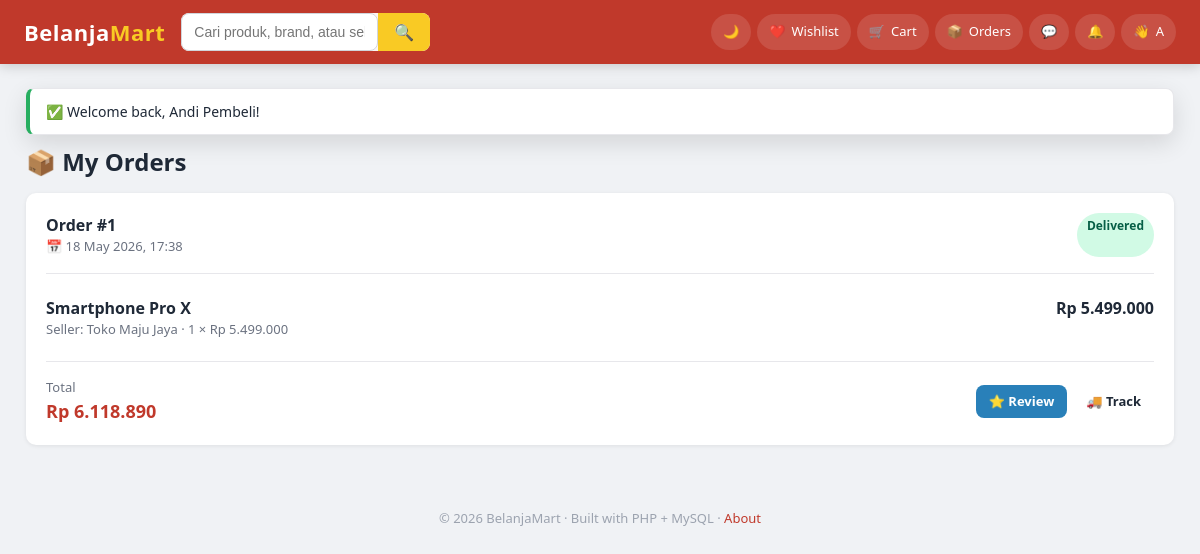
The app's page /pages/orders.php (signed in) with its own data.
### tables this page shows
CREATE TABLE orders (
    order_id        INT AUTO_INCREMENT PRIMARY KEY,
    user_id         INT NOT NULL,                        
    address_id      INT NULL,
    order_date      TIMESTAMP DEFAULT CURRENT_TIMESTAMP,
    status          ENUM('pending','paid','processing','shipped','delivered','cancelled')
                       NOT NULL DEFAULT 'pending',
    payment_status  ENUM('unpaid','held','released','refunded') NOT NULL DEFAULT 'unpaid',
    payment_method  VARCHAR(40) DEFAULT 'simulation',
    subtotal        DECIMAL(14,2) NOT NULL DEFAULT 0,
    shipping_fee    DECIMAL(14,2) NOT NULL DEFAULT 0,
    tax_amount      DECIMAL(14,2) NOT NULL DEFAULT 0,
    total_amount    DECIMAL(14,2) NOT NULL DEFAULT 0,
    currency_code   CHAR(3) NOT NULL DEFAULT 'IDR',
    exchange_rate   DECIMAL(18,6) NOT NULL DEFAULT 1,     
    tracking_number VARCHAR(100) DEFAULT NULL,
    courier         VARCHAR(60)  DEFAULT NULL,
    shipped_at      TIMESTAMP NULL,
    delivered_at    TIMESTAMP NULL,
    cancelled_at    TIMESTAMP NULL,
    notes           TEXT,
    FOREIGN KEY (user_id)       REFERENCES users(user_id),
    FOREIGN KEY (address_id)    REFERENCES addresses(address_id) ON DELETE SET NULL,
    FOREIGN KEY (currency_code) REFERENCES currencies(currency_code),
    INDEX idx_status (status),
    INDEX idx_user_date (user_id, order_date)
);

CREATE TABLE order_items (
    order_item_id INT AUTO_INCREMENT PRIMARY KEY,
    order_id      INT NOT NULL,
    product_id    INT NOT NULL,
    seller_id     INT NOT NULL,
    quantity      INT NOT NULL DEFAULT 1,
    price         DECIMAL(12,2) NOT NULL,         
    FOREIGN KEY (order_id)   REFERENCES orders(order_id)   ON DELETE CASCADE,
    FOREIGN KEY (product_id) REFERENCES products(product_id),
    FOREIGN KEY (seller_id)  REFERENCES users(user_id)
);

CREATE TABLE products (
    product_id     INT AUTO_INCREMENT PRIMARY KEY,
    seller_id      INT NOT NULL,                     
    category_id    INT,
    product_name   VARCHAR(180) NOT NULL,
    description    TEXT,
    price          DECIMAL(12,2) NOT NULL,           
    currency_code  CHAR(3) NOT NULL DEFAULT 'IDR',
    stock          INT NOT NULL DEFAULT 0,
    image          VARCHAR(255) DEFAULT NULL,
    weight_grams   INT NOT NULL DEFAULT 500,
    is_active      TINYINT(1) NOT NULL DEFAULT 1,
    average_rating DECIMAL(3,2) NOT NULL DEFAULT 0,
    total_reviews  INT NOT NULL DEFAULT 0,
    total_sold     INT NOT NULL DEFAULT 0,
    views          INT NOT NULL DEFAULT 0,
    created_at     TIMESTAMP DEFAULT CURRENT_TIMESTAMP,
    updated_at     TIMESTAMP DEFAULT CURRENT_TIMESTAMP ON UPDATE CURRENT_TIMESTAMP,
    FOREIGN KEY (seller_id)     REFERENCES users(user_id) ON DELETE CASCADE,
    FOREIGN KEY (category_id)   REFERENCES categories(category_id) ON DELETE SET NULL,
    FOREIGN KEY (currency_code) REFERENCES currencies(currency_code),
    INDEX idx_seller   (seller_id),
    INDEX idx_category (category_id),
    INDEX idx_active   (is_active),
    FULLTEXT KEY ft_name_desc (product_name, description)
);

CREATE TABLE seller_profiles (
    user_id        INT PRIMARY KEY,
    shop_name      VARCHAR(120) NOT NULL,
    description    TEXT,
    banner         VARCHAR(255) DEFAULT NULL,
     
    avg_rating         DECIMAL(3,2)  NOT NULL DEFAULT 0,
    total_reviews      INT NOT NULL DEFAULT 0,
    total_sales        INT NOT NULL DEFAULT 0,         
    total_cancellations INT NOT NULL DEFAULT 0,
    response_time_min  INT NOT NULL DEFAULT 0,         
    cancellation_rate  DECIMAL(5,2) NOT NULL DEFAULT 0,    
    delivery_success_rate DECIMAL(5,2) NOT NULL DEFAULT 100,
    is_verified        TINYINT(1) NOT NULL DEFAULT 0,
    FOREIGN KEY (user_id) REFERENCES users(user_id) ON DELETE CASCADE
);

CREATE TABLE currencies (
    currency_code  CHAR(3) PRIMARY KEY,             
    symbol         VARCHAR(8)   NOT NULL,
    name           VARCHAR(60)  NOT NULL,
     
    rate_to_usd    DECIMAL(18,6) NOT NULL DEFAULT 1,
    updated_at     TIMESTAMP DEFAULT CURRENT_TIMESTAMP ON UPDATE CURRENT_TIMESTAMP
);

### pages/orders.php (called while the page is built)
<?php
require_once __DIR__ . '/../backend/config/bootstrap.php';
require __DIR__ . '/../frontend/pages/buyer/orders.php';

### backend/config/bootstrap.php (called while the page is built, shortened)
<?php
if (!defined('BM_BOOTSTRAPPED')) {
    $cfg = $GLOBALS['BM_CONFIG'];
    spl_autoload_register(function ($class) {
        $roots = [
            __DIR__ . '/../core/',
            __DIR__ . '/../models/',
            __DIR__ . '/../services/',
            __DIR__ . '/../controllers/',
            __DIR__ . '/../middleware/',
        ];
        foreach ($roots as $root) {
            $file = $root . $class . '.php';
            if (is_file($file)) {
                return;
            }
        }
    });
    foreach (['uploads', 'chat', 'logs'] as $key) {
        $path = $cfg['storage'][$key] ?? null;
        if ($path && !is_dir($path)) {
            @mkdir($path, 0777, true);
        }
    }
    require_once __DIR__ . '/../core/helpers.php';
}

### backend/core/Database.php (called while the page is built, shortened)
<?php
class Database
{
    private static ?PDO $pdo = null;
    public static function pdo(): PDO
    {
        if (self::$pdo instanceof PDO) {
            return self::$pdo;
        }
        $cfg  = config('db');
        $dsn  = sprintf(
            'mysql:host=%s;port=%d;dbname=%s;charset=%s',
            $cfg['host'], $cfg['port'], $cfg['database'], $cfg['charset']
        );
        try {
            self::$pdo = new PDO($dsn, $cfg['username'], $cfg['password'], [
                PDO::ATTR_ERRMODE            => PDO::ERRMODE_EXCEPTION,
                PDO::ATTR_DEFAULT_FETCH_MODE => PDO::FETCH_ASSOC,
                PDO::ATTR_EMULATE_PREPARES   => false,
            ]);
        } catch (PDOException $e) {
            http_response_code(500);
            die('Database connection failed: ' . $e->getMessage());
        }
        return self::$pdo;
    }
    public static function run(string $sql, array $params = []): PDOStatement
    {
        $stmt = self::pdo()->prepare($sql);
        $stmt->execute($params);
        return $stmt;
    }
    public static function all(string $sql, array $params = []): array
    {
        return self::run($sql, $params)->fetchAll();
    }
}

### backend/models/OrderModel.php (called while the page is built, shortened)
<?php
class OrderModel
{
    public static function items(int $orderId): array
    {
        return Database::all("
            SELECT oi.*, p.product_name, p.image, sp.shop_name,
                   u.name AS seller_name,
                   (oi.quantity * oi.price) AS subtotal,
                   (SELECT COUNT(*) FROM reviews r WHERE r.order_item_id = oi.order_item_id) AS has_review
            FROM order_items oi
            JOIN products p ON oi.product_id = p.product_id
            JOIN users u    ON oi.seller_id  = u.user_id
            LEFT JOIN seller_profiles sp ON sp.user_id = u.user_id
            WHERE oi.order_id = ?
        ", [$orderId]);
    }
    public static function forBuyer(int $userId): array
    {
        return Database::all("
            SELECT o.*,
                   (SELECT COUNT(*) FROM order_items oi WHERE oi.order_id = o.order_id) AS item_count
            FROM orders o
            WHERE o.user_id = ?
            ORDER BY o.order_date DESC
        ", [$userId]);
    }
}

### backend/core/Currency.php (called while the page is built, shortened)
<?php
class Currency
{
    private static array $cache = [];
    public static function load(): array
    {
        if (!empty(self::$cache)) return self::$cache;
        $rows = Database::all("SELECT * FROM currencies");
        foreach ($rows as $r) self::$cache[$r['currency_code']] = $r;
        return self::$cache;
    }
    public static function symbol(string $code): string
    {
        $all = self::load();
        return $all[$code]['symbol'] ?? $code;
    }
    public static function format(float $amount, string $code): string
    {
        $sym = self::symbol($code);
        $decimals = in_array($code, ['IDR', 'JPY'], true) ? 0 : 2;
        return $sym . ' ' . number_format($amount, $decimals, ',', '.');
    }
}

### frontend/pages/buyer/orders.php (the view, shortened to what this page needs)
<?php
require_once __DIR__ . '/../../../backend/config/bootstrap.php';
$user = current_user();
$orders = OrderModel::forBuyer((int) $user['user_id']);
?>
<h2 class="mb-2">📦 My Orders</h2>
<?php if (empty($orders)): ?>
    <div class="card center" style="padding:50px; flex-direction:column;">
        <div style="font-size:50px;">📭</div>
        <p class="text-muted">No orders yet.</p>
        <a class="btn btn-primary" href="<?= base_url('/frontend/pages/buyer/home.php') ?>">Start shopping</a>
    </div>
<?php else: foreach ($orders as $o):
    $items    = OrderModel::items((int) $o['order_id']);
    $tracking = OrderModel::tracking((int) $o['order_id']);
?>
<div class="card mb-2">
    <div class="row" style="justify-content:space-between; flex-wrap:wrap;">
        <div>
            <div class="fw-bold">Order #<?= (int) $o['order_id'] ?></div>
            <div class="text-muted fs-13">📅 <?= date('d M Y, H:i', strtotime($o['order_date'])) ?></div>
        </div>
        <span class="status status-<?= e($o['status']) ?>"><?= e(ucfirst($o['status'])) ?></span>
    </div>
    <div class="divider"></div>
    <?php foreach ($items as $it): ?>
        <div class="row" style="justify-content:space-between; padding:6px 0;">
            <div>
                <div class="fw-600"><?= e($it['product_name']) ?></div>
                <div class="text-muted fs-13">Seller: <?= e($it['shop_name'] ?? $it['seller_name']) ?> · <?= (int) $it['quantity'] ?> × <?= Currency::format((float) $it['price'], $o['currency_code']) ?></div>
            </div>
            <div class="fw-bold"><?= Currency::format((float) $it['subtotal'], $o['currency_code']) ?></div>
        </div>
    <?php endforeach; ?>
    <div class="divider"></div>
    <div class="row" style="justify-content:space-between; align-items:center;">
        <div>
            <div class="fs-13 text-muted">Total</div>
            <div class="fw-bold" style="color:var(--color-primary); font-size:18px;"><?= Currency::format((float) $o['total_amount'], $o['currency_code']) ?></div>
        </div>
        <div class="row" style="gap:6px;">
            <?php if ($o['status'] === 'delivered'): ?>
                <?php foreach ($items as $it): ?>
                    <?php if (empty($it['has_review'])): ?>
                        <a class="btn btn-info btn-sm"
                           href="<?= base_url('/frontend/pages/shared/review.php?order_item_id=' . (int) $it['order_item_id']) ?>">
                            ⭐ Review
                        </a>
                    <?php endif; ?>
                <?php endforeach; ?>
            <?php endif; ?>
            <?php if (!empty($tracking)): ?>
                <button class="btn btn-ghost btn-sm" data-modal-open="trackModal-<?= (int) $o['order_id'] ?>">🚚 Track</button>
            <?php endif; ?>
        </div>
    </div>
</div>
<?php endforeach; endif; ?>

### frontend/assets/css/style.css (style rules this page uses)
:root { --color-primary: #c0392b; --color-primary-hover: #a93226; --color-accent: #f9ca24; --color-success: #27ae60; --color-warning: #e67e22; --color-danger: #e74c3c; --color-info: #2980b9; --bg-body: #f0f2f5; --bg-surface: #ffffff; --bg-muted: #f8f9fa; --bg-elevated: #ffffff; --border: #e7e7eb; --border-strong: #d1d5db; --text: #1f2937; --text-muted: #6b7280; --text-soft: #9ca3af; --shadow-sm: 0 1px 2px rgba(0,0,0,.06); --shadow: 0 1px 4px rgba(0,0,0,.08); --shadow-lg: 0 8px 24px rgba(0,0,0,.12); --radius-sm: 6px; --radius: 10px; --radius-lg: 16px; --transition: 200ms cubic-bezier(.4,0,.2,1); --topbar-h: 64px; }
*, *::before, *::after { box-sizing: border-box; }
html, body { margin: 0; padding: 0; }
body { font-family: 'Segoe UI', system-ui, -apple-system, Roboto, Arial, sans-serif; background: var(--bg-body); color: var(--text); line-height: 1.5; transition: background var(--transition), color var(--transition); min-height: 100vh; }
a { color: var(--color-primary); text-decoration: none; }
button { font: inherit; cursor: pointer; }
h1,h2,h3,h4,h5 { margin: 0; line-height: 1.25; }
.row { display: flex; flex-wrap: wrap; gap: 16px; }
.text-muted { color: var(--text-muted); }
.fs-13 { font-size: 13px; }
.fw-600 { font-weight: 600; }
.fw-bold { font-weight: 700; }
.mb-2 { margin-bottom: 16px; }
.card { background: var(--bg-surface); border-radius: var(--radius); box-shadow: var(--shadow); padding: 20px; }
.divider { height: 1px; background: var(--border); margin: 16px 0; }
.btn { display: inline-flex; align-items: center; justify-content: center; gap: 8px; padding: 10px 16px; border-radius: 8px; border: 1px solid transparent; font-weight: 600; font-size: 14px; cursor: pointer; transition: background var(--transition), transform var(--transition), box-shadow var(--transition); text-decoration: none; background: var(--bg-muted); color: var(--text); }
.btn-info { background: var(--color-info); color: #fff; }
.btn-ghost { background: transparent; color: var(--text); }
.btn-sm { padding: 6px 12px; font-size: 13px; }
.status { padding: 4px 10px; border-radius: 999px; font-size: 12px; font-weight: 600; }
.status-delivered { background: #d1fae5; color: #065f46; }

### records on screen
orders: order_id "1", order_date "18 May 2026, 17:38", status "Delivered", total_amount+currency_code "Rp 6.118.890"
order_items: product.product_name "Smartphone Pro X", seller_profiles.shop_name "Toko Maju Jaya", quantity "1", price.symbol "Rp 5.499.000", currency_code "Rp 5.499.000"

### other values on screen
mb_strtoupper(mb_substr($user['name'], 0, 1)) "A"
$ok "Welcome back, Andi Pembeli!"
